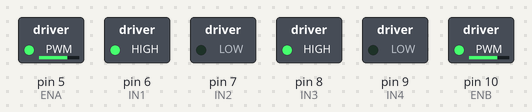
The sketch below on a simulated Arduino Uno, built with avr-gcc and run on an emulated ATmega328P. Parts: switched loads named in the sketch (green lamp = pin HIGH).

Above: at 0.05 s.
At 4.0 s:
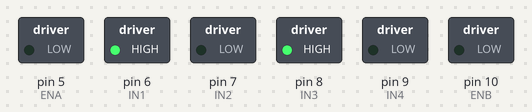
Timing chart, 0 to 4.6 s (numbered marks = the images above):
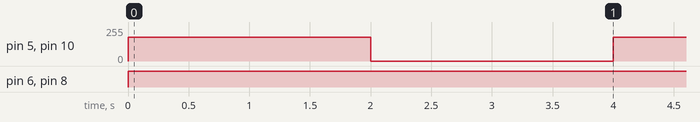

The sketch:

02a_primer_movimiento.ino
```cpp
// ============================================
//  Parada 2 - Primer movimiento
//  Los dos motores para adelante, y frenan.
// ============================================

// Motor izquierdo (canal A del L298N)
const int ENA = 5;   // velocidad (tiene que ser un pin ~)
const int IN1 = 6;   // sentido
const int IN2 = 7;   // sentido

// Motor derecho (canal B del L298N)
const int IN3 = 8;
const int IN4 = 9;
const int ENB = 10;  // velocidad (pin ~)

void setup() {
  // Los 6 pines son salidas: el Arduino manda, no escucha.
  pinMode(ENA, OUTPUT);
  pinMode(IN1, OUTPUT);
  pinMode(IN2, OUTPUT);
  pinMode(IN3, OUTPUT);
  pinMode(IN4, OUTPUT);
  pinMode(ENB, OUTPUT);
}

void loop() {
  // --- Los dos motores para adelante ---
  digitalWrite(IN1, HIGH);   // motor izquierdo: sentido 1
  digitalWrite(IN2, LOW);
  digitalWrite(IN3, HIGH);   // motor derecho: sentido 1
  digitalWrite(IN4, LOW);

  analogWrite(ENA, 180);     // velocidad: de 0 a 255
  analogWrite(ENB, 180);

  delay(2000);               // andar 2 segundos

  // --- Frenar ---
  analogWrite(ENA, 0);
  analogWrite(ENB, 0);

  delay(2000);               // quieto 2 segundos
}
```

Measured:
- by itself, pin 5 (ENA), pin 10 (ENB): alternates 180/255 for 2.0 s and 0/255 for 2.0 s
- by itself, pin 6 (IN1), pin 8 (IN3): LOW → HIGH at 0.00 s
